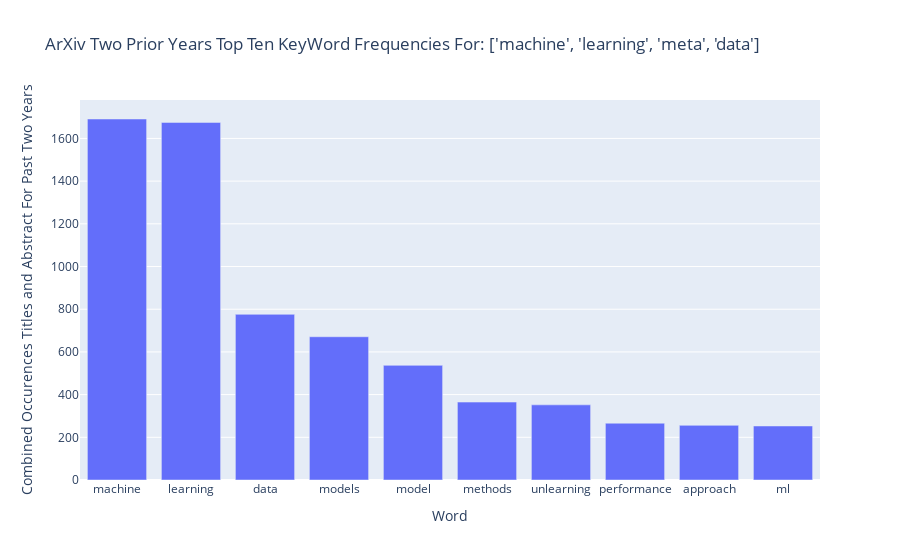

Source (notebook cell):
### Markdown cell above
We can render some basic visuals from our raw data with some preprocessing. However, this is optional and the real power of this generated essay we are prompting is in SPECTER. 

Our query is visualized below with a bar graph. The articles results of our original ArXiv query words have been cleaned for word frequencies which includes punctuation removal and sorting each word by frequency. This is reusable code and any words may be substituted for the query we are currently working with for this query based prompt.

### Code cell
def punc_remove(text):
    # Remove punctuation 
    # text = text.translate(str.maketrans('', '', string.punctuation))
    for punctuation in string.punctuation:
        text = text.replace(punctuation, '')
    return text 

def freqs(text):
    # Convert string to list of words, count, sort in reverse 
    text = text.split()
    freq_list = [(w, text.count(w)) for w in text] 
    freq_list.sort(key=lambda w: w[1], reverse=True)
    # Duplicates removal from the list 
    l = []
    [l.append(x) for x in freq_list if x not in l]
    # Converting list of tuples into two lists
    words, frequencies = zip(*l)
    # Create a bar plot
    title_text = f'ArXiv Two Prior Years Top Ten KeyWord Frequencies For: {query_words}'
    # query_size = f'{query_size}'
    fig = px.bar(x=words[:10], y=frequencies[:10], 
                 labels={'x':'Word', 'y':f'Combined Occurences Titles and Abstract For Past Two Years'}, 
                 title=title_text)
    fig.show()
    return l 

# This will load our cached XML dataframe with five sorted columns; 0-4

class VizMetaTask(d6tflow.tasks.TaskCachePandas):
    def requires(self):
        return ClusterTask()
    
    def run(self):
        data = self.inputLoad()
        df = pd.DataFrame(data)
        df = df[df['two_year_date'] == 1]
        # Remove puntuation and stop words 
        df['combined'] = df['combined'].str.lower()
        title_text = df['title']
        abstract_text = df['abstract']
        # Calls take a single string 
        text = df['combined'].str.cat(sep=' ')
        text = punc_remove(text)
        text = remove_stopwords(text)
        # Top word frequencies in abstracts 
        abstract_freq = freqs(text)
        abstract_df = pd.DataFrame(abstract_freq)
        self.save(df)
        
flow = d6tflow.Workflow()
flow.run(VizMetaTask)

### Figure 1 — Plotly figure (JSON) as saved in the notebook; plotly's stock layout.template omitted (floating-point values rounded to 4 significant figures)
{"data": [{"hovertemplate": "Word=%{x}<br>Combined Occurences Titles and Abstract For Past Two Years=%{y}<extra></extra>", "legendgroup": "", "marker": {"color": "#636efa", "pattern": {"shape": ""}}, "name": "", "orientation": "v", "showlegend": false, "textposition": "auto", "type": "bar", "x": ["machine", "learning", "data", "models", "model", "methods", "unlearning", "performance", "approach", "ml"], "xaxis": "x", "y": [1691, 1675, 776, 671, 537, 365, 352, 266, 256, 253], "yaxis": "y"}], "layout": {"barmode": "relative", "legend": {"tracegroupgap": 0}, "title": {"text": "ArXiv Two Prior Years Top Ten KeyWord Frequencies For: ['machine', 'learning', 'meta', 'data']"}, "xaxis": {"anchor": "y", "domain": [0, 1], "title": {"text": "Word"}}, "yaxis": {"anchor": "x", "domain": [0, 1], "title": {"text": "Combined Occurences Titles and Abstract For Past Two Years"}}}}
